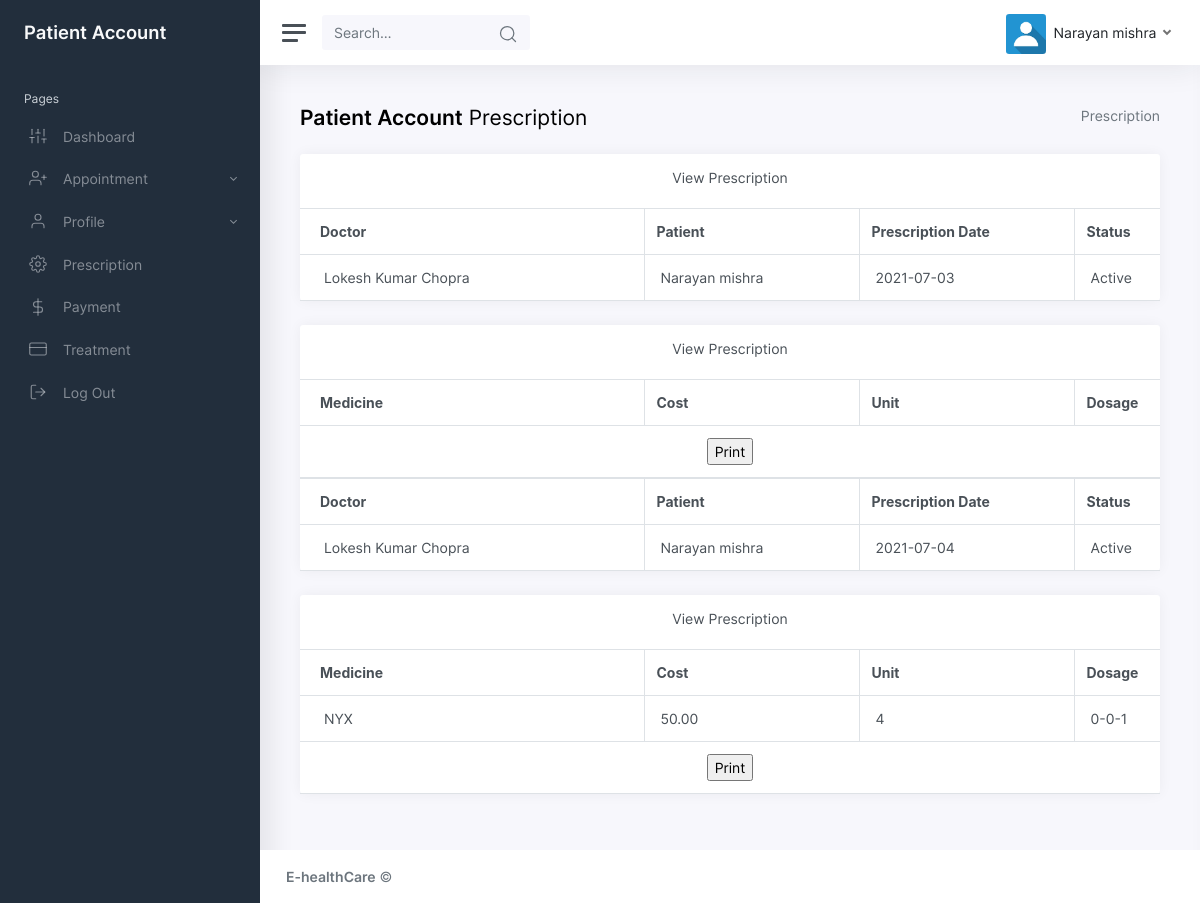
The page /users/patviewprescription.php (signed in) on the database its author committed.
### tables this page shows
CREATE TABLE `patient` (
  `patientid` int(10) NOT NULL,
  `patientname` varchar(50) NOT NULL,
  `admissiondate` date NOT NULL,
  `admissiontime` time NOT NULL,
  `address` varchar(250) NOT NULL,
  `mobileno` varchar(15) NOT NULL,
  `city` varchar(25) NOT NULL,
  `pincode` varchar(20) NOT NULL,
  `loginid` varchar(50) NOT NULL,
  `password` varchar(25) NOT NULL,
  `bloodgroup` varchar(20) NOT NULL,
  `gender` varchar(10) NOT NULL,
  `dob` date NOT NULL,
  `status` varchar(10) NOT NULL
);

CREATE TABLE `prescription` (
  `prescriptionid` int(10) NOT NULL,
  `treatment_records_id` int(10) NOT NULL,
  `doctorid` int(10) NOT NULL,
  `patientid` int(10) NOT NULL,
  `delivery_type` varchar(10) NOT NULL COMMENT 'Delivered through appointment or online order',
  `delivery_id` int(10) NOT NULL COMMENT 'appointmentid or orderid',
  `prescriptiondate` date NOT NULL,
  `status` varchar(10) NOT NULL,
  `appointmentid` int(10) NOT NULL
);

CREATE TABLE `doctor` (
  `doctorid` int(10) NOT NULL,
  `doctorname` varchar(50) NOT NULL,
  `mobileno` varchar(15) NOT NULL,
  `departmentid` int(10) NOT NULL,
  `loginid` varchar(25) NOT NULL,
  `password` varchar(25) NOT NULL,
  `status` varchar(10) NOT NULL,
  `education` varchar(25) NOT NULL,
  `experience` float(11,1) NOT NULL,
  `consultancy_charge` float(10,2) NOT NULL
);

CREATE TABLE `prescription_records` (
  `prescription_record_id` int(10) NOT NULL,
  `prescription_id` int(10) NOT NULL,
  `medicine_name` varchar(25) NOT NULL,
  `cost` float(10,2) NOT NULL,
  `unit` int(10) NOT NULL,
  `dosage` varchar(25) NOT NULL,
  `status` varchar(10) NOT NULL
);

CREATE TABLE `medicine` (
  `medicineid` int(10) NOT NULL,
  `medicinename` varchar(25) NOT NULL,
  `medicinecost` float(10,2) NOT NULL,
  `description` text NOT NULL,
  `status` varchar(10) NOT NULL
);

### users/patviewprescription.php (the view, shortened to what this page needs)
<?php
if(!isset($_SESSION['patientid']))
{
  echo "<script>window.location='http://localhost/e-health/login_page.php';</script>";
}
else
{
?>
<!DOCTYPE html>
<html lang="en">
<head>
  <link href="css/app.css" rel="stylesheet">
</head>
<body>
  <div class="wrapper">
    <?php include("header1.php");?>
    <div class="main">
      <?php include("header.php");?>
      <main class="content">
        <div class="container-fluid p-0">
          <div class="row mb-2 mb-xl-3">
                      <div class="col-auto d-none d-sm-block">
              <h3><strong>Patient Account</strong> Prescription</h3>
            </div>
            <div class="col-auto ml-auto text-right mt-n1">
              <nav aria-label="breadcrumb">
                <ol class="breadcrumb bg-transparent p-0 mt-1 mb-0">
                  <li class="breadcrumb-item active" aria-current="page">Prescription</li>
                </ol>
              </nav>
            </div>
          </div>
          <div class="row mb-2 mb-xl-3">
            <div class="col-12 col-xl-12">
              <div class="card">
                <div class="card-header">
                  <h5 class="card-title text-center">View Prescription</h5>
                </div>
                <?php
$sql ="SELECT * FROM prescription where patientid='$_SESSION[patientid]'";
$qsql = mysqli_query($con,$sql);
while($rs = mysqli_fetch_array($qsql))
{
  $sqlpatient = "SELECT * FROM patient WHERE patientid='$rs[patientid]'";
  $qsqlpatient = mysqli_query($con,$sqlpatient);
  $rspatient = mysqli_fetch_array($qsqlpatient);
  $sqldoctor = "SELECT * FROM doctor WHERE doctorid='$rs[doctorid]'";
  $qsqldoctor = mysqli_query($con,$sqldoctor);
  $rsdoctor = mysqli_fetch_array($qsqldoctor);
?>
                <table class="table table-bordered">
                  <thead>
                    <tr>
                      <th style="width:40%;">Doctor</th>
                      <th style="width:25%">Patient</th>
                      <th class="d-none d-md-table-cell" style="width:25%">Prescription Date</th>
                      <th>Status</th>
                    </tr>
                  </thead>
                  <tbody>
                    <tr>
                     <?php
            echo "<tr>
              <td>&nbsp;$rsdoctor[doctorname]</td>
              <td>&nbsp;$rspatient[patientname]</td>
               <td>&nbsp;$rs[prescriptiondate]</td>
            <td>&nbsp;$rs[status]</td>
            </tr>";
            ?>
                  </tbody>
                </table>
              </div>
            </div>
            <div class="col-12 col-xl-12">
              <div class="card">
                <div class="card-header">
                  <h5 class="card-title text-center">View Prescription</h5>
                </div>
                <table class="table table-bordered">
                  <thead>
                    <tr>
                      <th style="width:40%;">Medicine</th>
                      <th style="width:25%">Cost</th>
                      <th class="d-none d-md-table-cell" style="width:25%">Unit</th>
                       <th class="d-none d-md-table-cell" style="width:25%">Dosage</th>
                    </tr>
                  </thead>
                  <tbody>
                    <?php
             $sqlprescription_records ="SELECT * FROM prescription_records LEFT JOIN medicine ON prescription_records.medicine_name=medicine.medicineid WHERE prescription_records.prescription_id='$rs[0]'";
            $qsqlprescription_records = mysqli_query($con,$sqlprescription_records);
            while($rsprescription_records = mysqli_fetch_array($qsqlprescription_records))
            {
            echo "<tr>
              <td>&nbsp;$rsprescription_records[medicinename]</td>
              <td>&nbsp;$rsprescription_records[cost]</td>
               <td>&nbsp;$rsprescription_records[unit]</td>
                <td>&nbsp;$rsprescription_records[dosage]</td>
            </tr>";
            }
            ?>
                  <tr>
              <td colspan="6"><div align="center">
                <input type="submit" name="print" id="print" value="Print" onclick="myFunction()"/>
              </div></td>
              </tr>
                  </tbody>
                </table>
                <?php
}
}
?>
              </div>
            </div>
          </div>
        </div>
      </main>
      <?php include("footer.php");?>
    </div>
  </div>
</body>
</html>

### users/header1.php (shortened to what this page needs)
<?php
if(isset($_SESSION[patientid]))
{
include("menu1.php");
}
?>

### users/menu1.php (shortened to what this page needs)
<?php
if(isset($_SESSION[patientid]))
{
?>
<nav id="sidebar" class="sidebar">
            <div class="sidebar-content js-simplebar">
                <a class="sidebar-brand" href="#">
          <span class="align-middle">Patient Account</span>
        </a>
                <ul class="sidebar-nav">
                    <li class="sidebar-header">
                        Pages
                    </li>
                    <li class="sidebar-item ">
                        <a class="sidebar-link" href="patientaccount.php">
              <i class="align-middle" data-feather="sliders"></i> <span class="align-middle">Dashboard</span>
            </a>
                    </li>
                     <li class="sidebar-item">
                        <a data-target="#ui" data-toggle="collapse" class="sidebar-link collapsed">
              <i class="align-middle" data-feather="user-plus"></i> <span class="align-middle">Appointment</span>
            </a>
                    </li>
                     <li class="sidebar-item">
                        <a data-target="#forms" data-toggle="collapse" class="sidebar-link collapsed">
              <i class="align-middle" data-feather="user"></i> <span class="align-middle">Profile</span>
            </a>
                    </li>
                    <li class="sidebar-item">
                        <a class="sidebar-link" href="patviewprescription.php">
              <i class="align-middle" data-feather="settings"></i> <span class="align-middle">Prescription</span>
            </a>
                    </li>
                     <li class="sidebar-item">
                        <a class="sidebar-link" href="payment.php">
              <i class="align-middle" data-feather="dollar-sign"></i> <span class="align-middle">Payment</span>
            </a>
                    </li>
                    <li class="sidebar-item">
                        <a class="sidebar-link" href="viewtreatmentrecord.php">
              <i class="align-middle" data-feather="credit-card"></i> <span class="align-middle">Treatment</span>
            </a>
                    </li>
                    <li class="sidebar-item">
                        <a class="sidebar-link" href="logout.php">
              <i class="align-middle" data-feather="log-out"></i> <span class="align-middle">Log Out</span>
            </a>
                    </li>
                </ul>
            </div>
        </nav>
<?php
}
?>

### users/header.php (shortened to what this page needs)
<?php
include("dbconnection.php");
if(!isset($_SESSION['patientid']))
{
  echo "<script>window.location='patientlogin.php';</script>";
}
else
{
?>
  <?php
$sqlpatient = "SELECT * FROM patient WHERE patientid='$_SESSION[patientid]' ";
$qsqlpatient = mysqli_query($con,$sqlpatient);
$rspatient = mysqli_fetch_array($qsqlpatient);
?>
<nav class="navbar navbar-expand navbar-light navbar-bg">
				<a class="sidebar-toggle d-flex">
          <i class="hamburger align-self-center"></i>
        </a>
				<form class="d-none d-sm-inline-block">
					<div class="input-group input-group-navbar">
						<input type="text" class="form-control" placeholder="Search…" aria-label="Search" disabled="">
						<button class="btn" type="button">
              <i class="align-middle" data-feather="search"></i>
            </button>
					</div>
				</form>
				<div class="navbar-collapse collapse">
					<ul class="navbar-nav navbar-align">
						<li class="nav-item dropdown">
							<a class="nav-link dropdown-toggle d-none d-sm-inline-block" href="#" data-toggle="dropdown">
                <img src="img/avatars/Profile1.jpg" class="avatar img-fluid rounded mr-1" alt="Charles Hall" /> <span class="text-dark"><?php echo $rspatient[patientname]; ?></span>
              </a>
						</li>
					</ul>
				</div>
			</nav>
			<?php }?>

### users/footer.php
<footer class="footer">
				<div class="container-fluid">
					<div class="row text-muted">
						<div class="col-6 text-left">
							<p class="mb-0">
								<a href="index.html" class="text-muted"><strong>E-healthCare</strong></a> &copy;
							</p>
						</div>
					</div>
				</div>
			</footer>

### rows shown on the page
patient: patientname "Narayan mishra"
prescription: doctorid.doctorname "Lokesh Kumar Chopra", patientid.patientname "Narayan mishra", prescriptiondate "2021-07-03", status "Active"
prescription: doctorid.doctorname "Lokesh Kumar Chopra", patientid.patientname "Narayan mishra", prescriptiondate "2021-07-04", status "Active"
prescription_records: medicine.medicinename "NYX", cost "50.00", unit "4", dosage "0-0-1"
